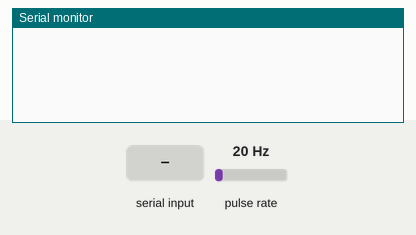
This sketch was run on a simulated Arduino Uno, built with avr-gcc and run on an emulated ATmega328P. Shown: the last lines printed to the serial monitor. Wiring (inferred from the names in the program): pulse sensor: data pin 2. The inputs (shaded band) are chosen by the test bench; at power-on: pulse rate 20 Hz.

Above: at 1.2 s.
1.3 s: "interval\n" received over Serial
At 1.41 s:
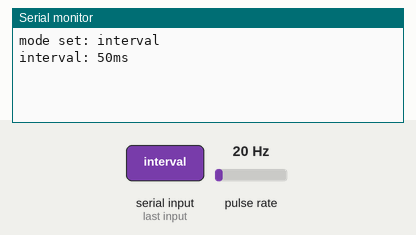
2.9 s: pulse rate (sensor on pin 2) set to 4 Hz
At 3.08 s:
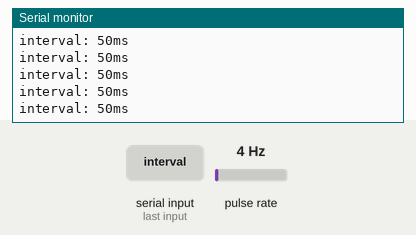
4.4 s: pulse rate (sensor on pin 2) set to 50 Hz
At 5.5 s:
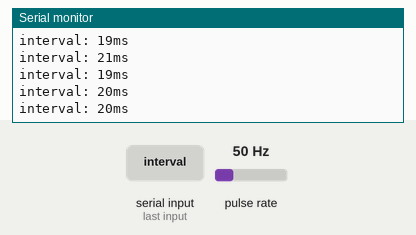
Timing chart, 0 to 7.4 s (numbered marks = the images above; inputs shaded):
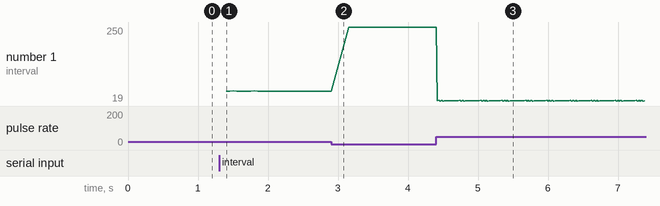

The sketch:

counter.ino
```cpp
const byte geigerCounterPin = 2; // manually set up in a pull-down configuration

void setup() {
    pinMode(geigerCounterPin, INPUT);
    attachInterrupt(digitalPinToInterrupt(geigerCounterPin), handle, RISING);
    Serial.begin(115200);
}

char buffer[256]; // for reading input from serial
unsigned int bufferPos = 0;
unsigned int mode = 0; // 0 = unset, 1 = interval, 2 = count

volatile long count = 0;
int lastCount = 0;
long lastTime = -1l;

void loop() {

    if (mode == 0) {
        while (Serial.available() > 0) {
            char c = Serial.read();
            if (c != '\n') {
                buffer[bufferPos++] = c;
            } else {
                buffer[bufferPos] = '\0';
                if (strcmp(buffer, "interval") == 0) {
                    mode = 1;
                    Serial.println("mode set: interval");
                } else if (strcmp(buffer, "count") == 0) {
                    mode = 2;
                    Serial.println("mode set: count");
                } else {
                    Serial.println("invalid mode");
                }
                bufferPos = 0;
            }
        }
    }

    if (mode == 1) {
        // don't do anything within loop in interval mode
    }

    if (mode == 2) {

        long time = millis();

        if (lastTime == -1l || time - lastTime >= 1000) {

            Serial.print("count (");
            Serial.print(time - lastTime);
            Serial.print("ms): ");
            Serial.println(count - lastCount);

            lastCount = count;
            lastTime = time;

        }
        if (time - lastTime < 950) {
            // only delay for the first 950ms of the second, and spin for the last
            // 50ms, so we can hit the 1s mark more accurately
            delay(950 - (time - lastTime));
        }

    }
}

// TODO: check if we need to debounce
void handle() {
    if (mode == 2) { // simple count
        count++;
    }
    if (mode == 1) {
        unsigned long time = millis();

        if (lastTime == -1l) {
            lastTime = time;
            return;
        }

        Serial.print("interval: ");
        Serial.print(time - lastTime);
        Serial.println("ms");

        lastTime = time;
    }
}
```

Measured:
- after the input at 1.3 s, the serial monitor: prints a new line at once (image 1)
- after the input at 4.4 s, the serial monitor: prints a new line at once (image 3)
- plotted number 1: 50 → 250 after the input at 2.9 s, 250 → 20 after the input at 4.4 s
